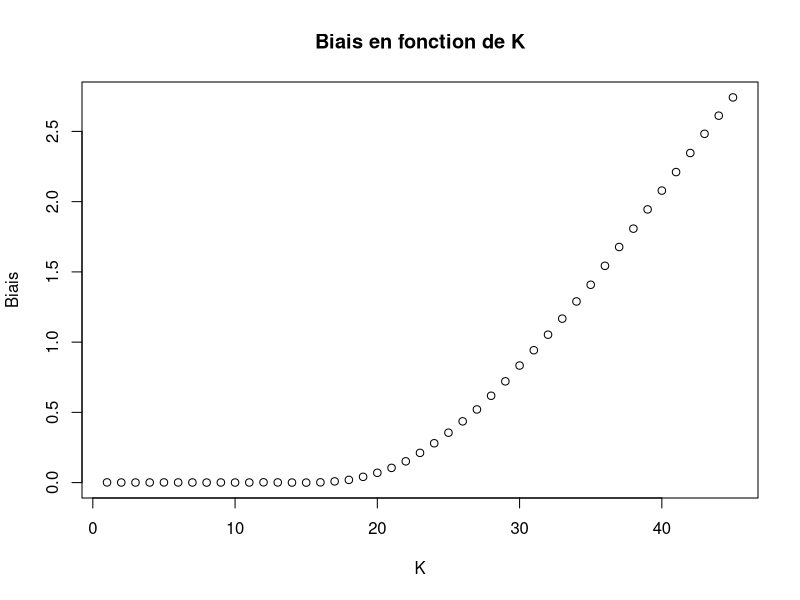
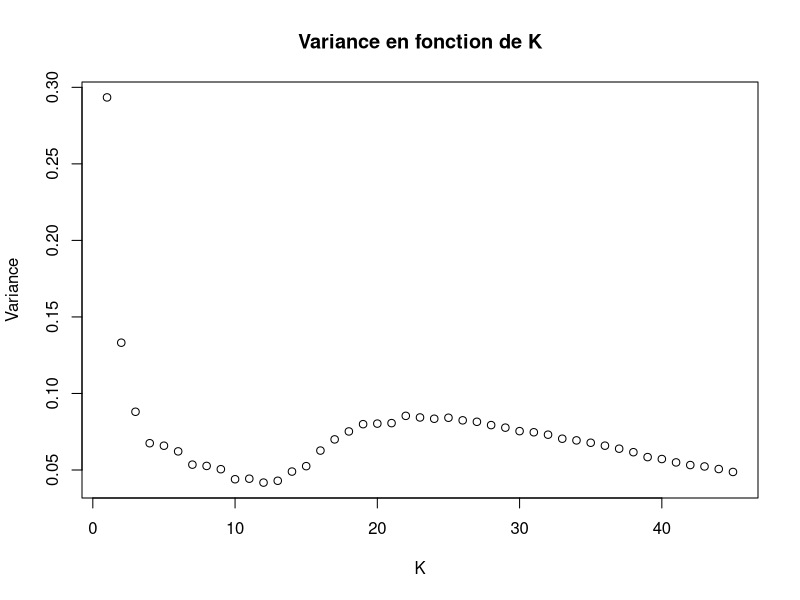
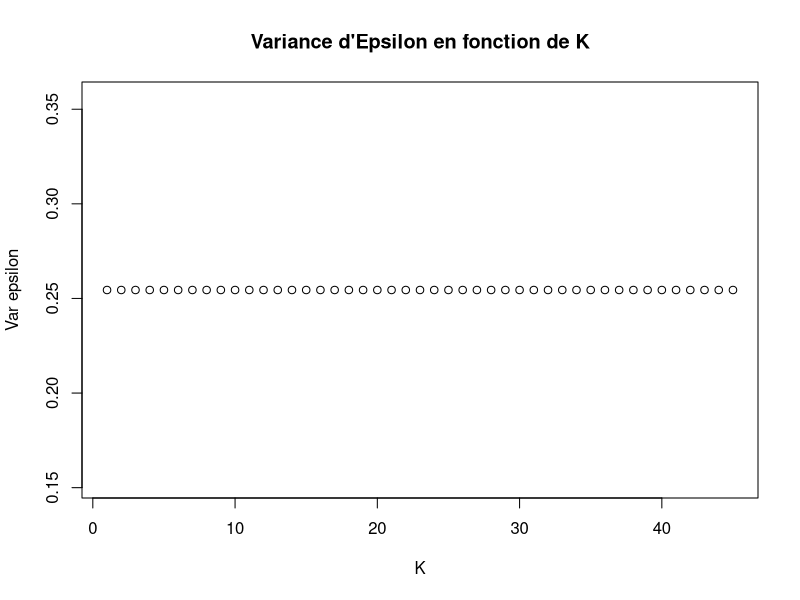
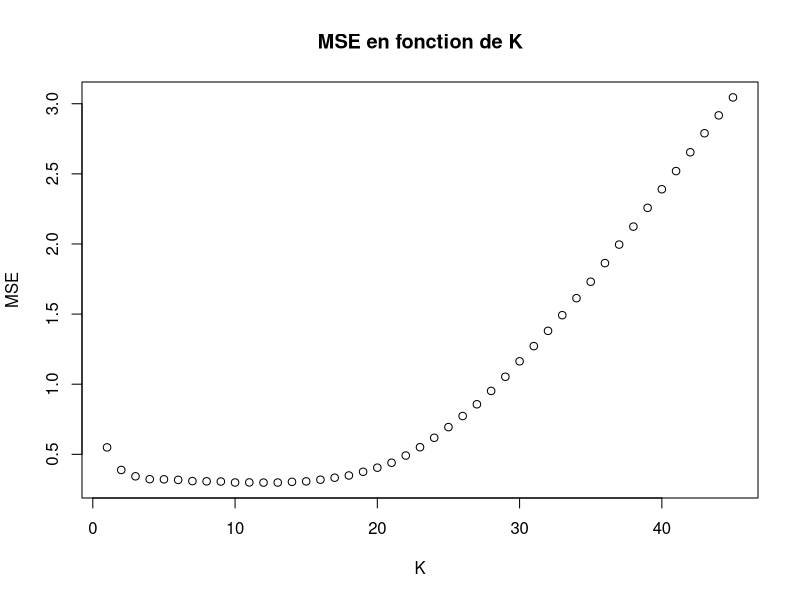
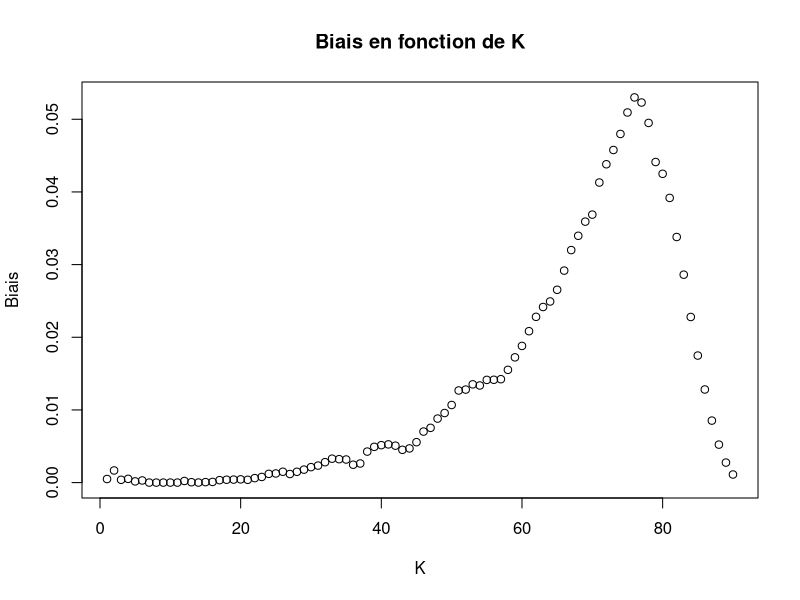
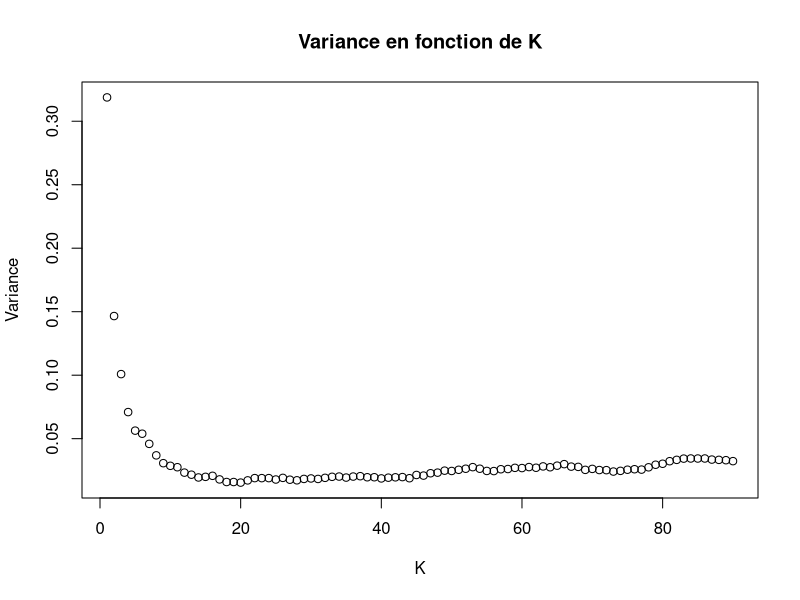
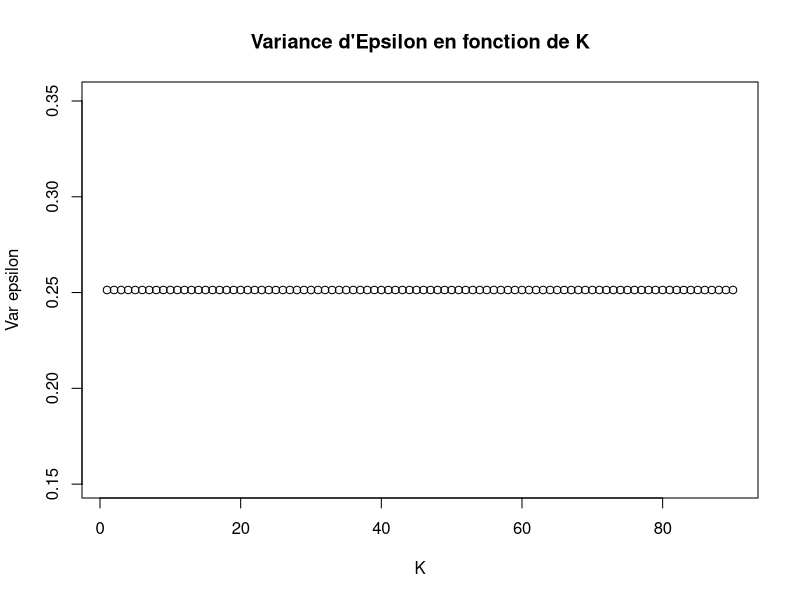
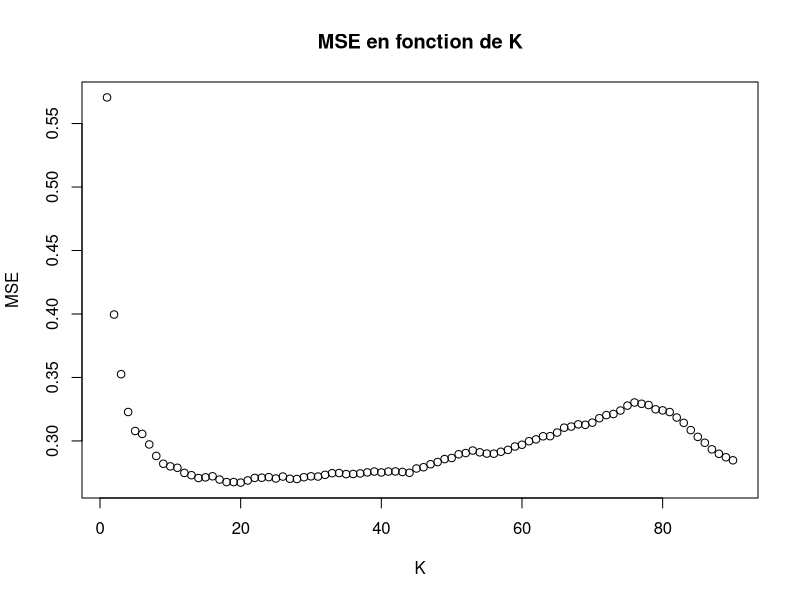

Reproduce these figures in R, in order.


# ============================
# Explications de chaque terme:
# ============================
# - E[(f^k - y)^2)]: formule de la d??composition bias-variance. Cette esp??rance correspond au MSE (Mean Square Error).
#                    Pour un algorithme donn??, nous allons ainsi essayer d'avoir cette erreur la plus faible possible.
#                    Plus cette esp??rance sera faible, plus notre estimation s'averera correcte. 
#                    L'estimation parfaite n'existe pas, une erreur irr??ductible est toujours pr??sente !  

# - Var[Epsilon]: C'est l'erreur irr??ductible, on ne peut donc pas la diminuer. Cette erreur est une constante   

# - Var[f^k]: Variance de notre mod??le. Plus cette variable est importante, plus on dit que notre mod??le est flexible.
#             En effet, si notre mod??le a une grande variance, alors il a donc de grandes diff??rences entre ses estimations.
#             Lorsque l'on a une variance trop importante, notre mod??le suit alors trop notre ensemble de training et 
#             on parle alors d'overfitting.

# - (E[f^k]-f)^2: Biais de notre mod??le, il correspond ?? la diff??rence entre la moyenne des predictions du mod??le et 
#                  les veritables ??tiquettes (ou "valeur") de nos donn??es d'apprentissage. Contrairement ?? la variance, 
#                  plus un mod??le est flexible, plus son biais sera faible. En effet, plus notre mod??le est flexible, 
#                  plus il se rapproche de nos donn??es d'apprentissage et donc plus nos estimation sont proche de leur 
#                  "veritable" valeur".
#                  Si notre mod??le est trop simple, on va alors parler d'underfitting. On aura alors un biais ??l??v??
#                  et une variable faible car le mod??le sera tres rigide.


n_values = c(50,100,150,200)

for(n in n_values){
    rep = 100
    nbK = round(n-n/10)                                        # Max de Kppv a prendre en compte
    reg_f_evol = matrix(nrow=rep,ncol=nbK)          # Matrix pour stocker reg_f        sur les 100 iterations
    var_reg_f_evol = matrix(nrow=rep,ncol=nbK)      # "                 " var_reg_f    ... 
    biais_reg_f_evol = matrix(nrow=rep,ncol=nbK)    # "                 " biais_reg_f  ...
    epsilon_evol = c()                              # "                 " epsilon_evol ...

    # Prise aleatoire d'un x compris entre 0 et 1 comme donn??e de test
    x = runif(1,0,1)
    f_x = 1 + 5*x*x

    for(i in 1:rep){
        # Initialisation des datas X,epsilon, et Y
        X = runif(n,0,1)
        epsilon_tmp = rnorm(n,0,0.5)
        Y = 1+5*X*X + epsilon_tmp

        # Calcule des distances entre x et les donn??es d'apprentissage
        dist_x_to_training = abs(X - x)
        
        # Reordonne par ordre croissant afin d'avoir les Kppv en 1er
        kppv_x = cbind(Y, dist_x_to_training)
        kppv_x = kppv_x[order(dist_x_to_training) , ]

        reg_f_tmp = c()
        for (K in 1:nbK) {
            reg_f_for_K = mean(kppv_x[1:K,1])       # Selectionne les K_1ers Y pour en faire une moyenne
            reg_f_tmp  = c(reg_f_tmp,reg_f_for_K)   # Ajoute le reg_f a notre reg_f_tmp
        }
        reg_f_evol[i,] = reg_f_tmp
        epsilon_evol = c(epsilon_evol,epsilon_tmp)
    }

    var_reg_f_evol = apply(reg_f_evol,2,var)
    biais_reg_f_evol = (apply(reg_f_evol,2,mean)-f_x)^2
    var_epsilon = rep(var(epsilon_evol),nbK)
    erreur = var_reg_f_evol + biais_reg_f_evol + var_epsilon

    pdf(file = paste(getwd(),"/graphs/graphs",n,".pdf",sep=""))

    plot(biais_reg_f_evol,col="black",xlab="K",ylab="Biais", main="Biais en fonction de K")
    plot(var_reg_f_evol,col="black",xlab="K",ylab="Variance", main="Variance en fonction de K")	
    plot(var_epsilon,col="black",xlab="K",ylab="Var epsilon", main="Variance d'Epsilon en fonction de K")	
    plot(erreur,col="black",xlab="K",ylab="MSE", main="MSE en fonction de K")	

    dev.off()
}

# ===============
# Observation des graphiques:
# ===============
# Nous avons choisi de r??aliser 100 simulations et g??n??rations al??atoires afin de pouvoir valider nos hypotheses. De plus, 
# nous avons choisi de faire varier K entre 1 et 40 comme demand?? dans l'??nonc??.
# Les graphiques obtenues nous montre que plus le nombre de voisins K augmente:
# - plus la variance diminue. Var[f^k] est une fonction d??croissante monotone de K.
# - plus le biais augmente. Le biais est une fonction croissante monotone de K.
# - Var[Epsilon] reste constant. La variance d'epsilon est une fonction constante.
# - la MSE d??cro??t tout d'abord vers son minimum global avant de cro??tre.
#
# L'observation de ces graphiques valident donc nos hypotheses de d??part.
# En effet, K petit correspond ?? un mod??le KPPV tr??s flexible  qui suit ainsi "parfaitement" ou presque les points de l'ensemble d'apprentissage.
# Expliquant donc cette grande variance et un biais qui est tres faible. 
# Plus on augmente K, plus ces fronti??res vont devenir "lisse", le mod??le perd donc en flexibilit??, sa variance diminue ainsi petit a petit
# contrairement a son biais qui sera alors de plus en plus eleve.
#
# => On peut donc conclure avec ces relations : 
#  - K petit: variance importante, biais faible.
#  - K grand: variance faible et fort biais.
# 
# La MSE correspond a la somme de la variance, le biais et epsilon. On peut observer qu'elle contient un minimum global 
# correspondant au bon compromis entre la variance et le biais, entre un modele qui est trop simple et un modele qui est trop flexible.

# ===============
# Observation sur le changement du nombre de variables d'apprentissage:
# ===============

# Tout d'abord, on observe que qque soit le nombre de variables d'apprentissage, nous avons des courbes qui ont toujours la meme allure
# Cependant, lorsque l'on regarde de plus pret, les valeurs de chacune des composantes, on observe que :

#            | Variance | Biais | erreur |
# - n = 50   |          |       |        |
# - n = 100  |          |       |        |
# - n = 150  |          |       |        |
# - n = 200  |          |       |        |




# ======
# Solution donn??e par le prof
# =====

#n <- 50
#x0 <- 0.5
#Ey0 <- 1+5*x0^2
#Kmax <- 40
#N <- 10000
#y0 <- rep(0,N)
#yhet <- matrix(0,N,Kmax)
#for(i in 1:N) {
#  x <- runif(n)
#  y <- 1+5*x^2 + sig*rnorm(n)
#  d <- abs(x-xo)
#  tri <- sort(d, index.return=TRUE)
#  #tirage du Y0
#  y0[i] <- Ey0 + sig*rnorm(i)
#  for(k in 1:Kmax){
#    yhet[i,k]<-mean(y[tri$ix[1:k]])
#  }
#}

#error <-rep(0,Kmax)
#biais2 <- rep(0,Kmax)
#variance <- rep(0,Kmax)
#for(k in 1:Kmax){
#    error[k] <- mean((yo-yhet[,k])^2)
#    biais2 <- (mean(yhet[,k])-Ey0)^2
#    variance[k]<-var(yhet[,k])
#}

# Plot les resultats
#plot(1:Kmax, error, type='l', ylim=range(error, biais2,variance))
#lines(1:Kmax, biais2, lty=2)
#lines(1:Kmax, variance, lty=2)
#lines(1:Kmax, variance+biais2+sig^2, lty=3)

# error = difference entre le y et la prediction que l'on en a fait
# biais = difference entre la valeur moyenne de notre prediction et la moyenne des y 

  
#}